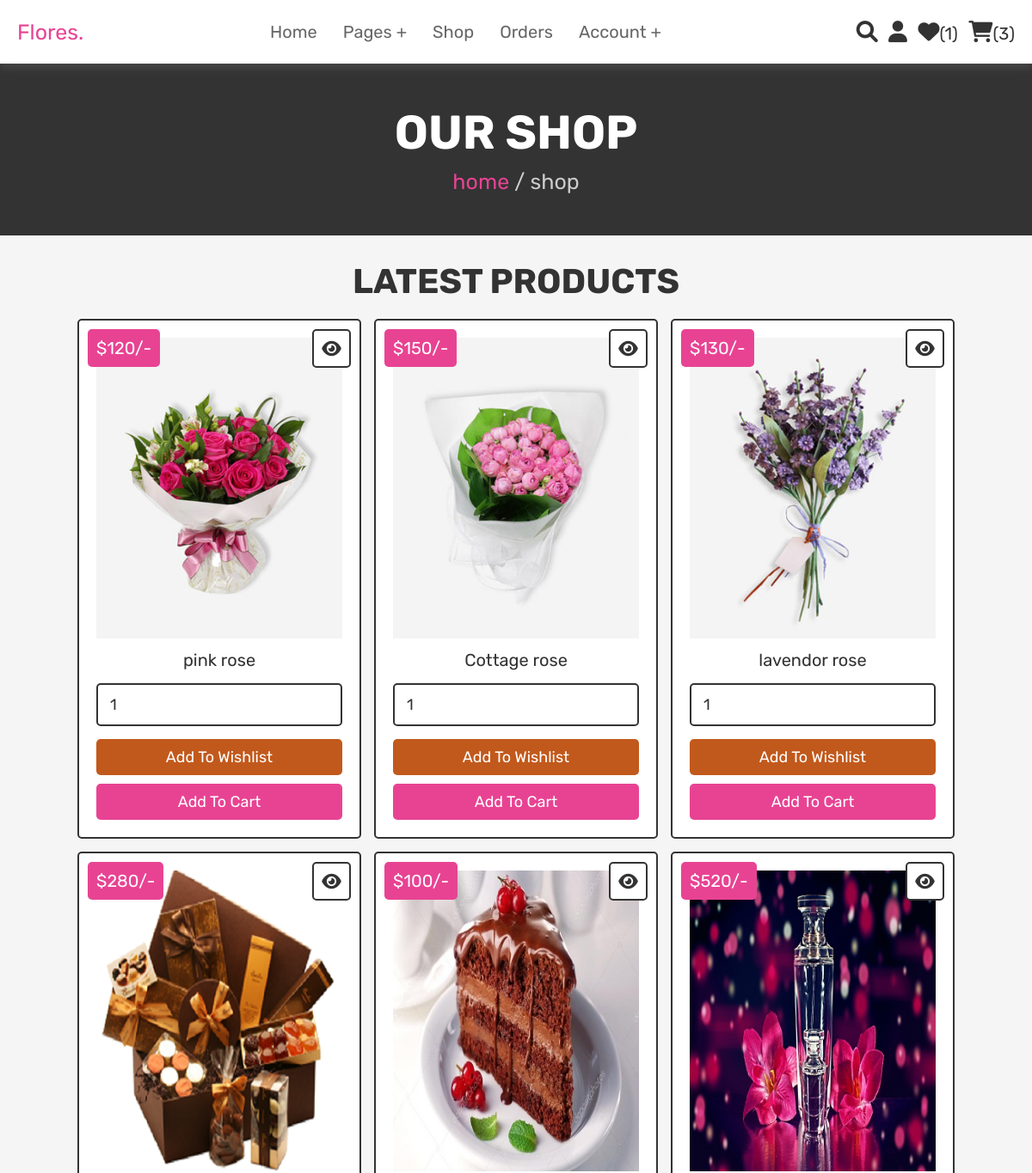
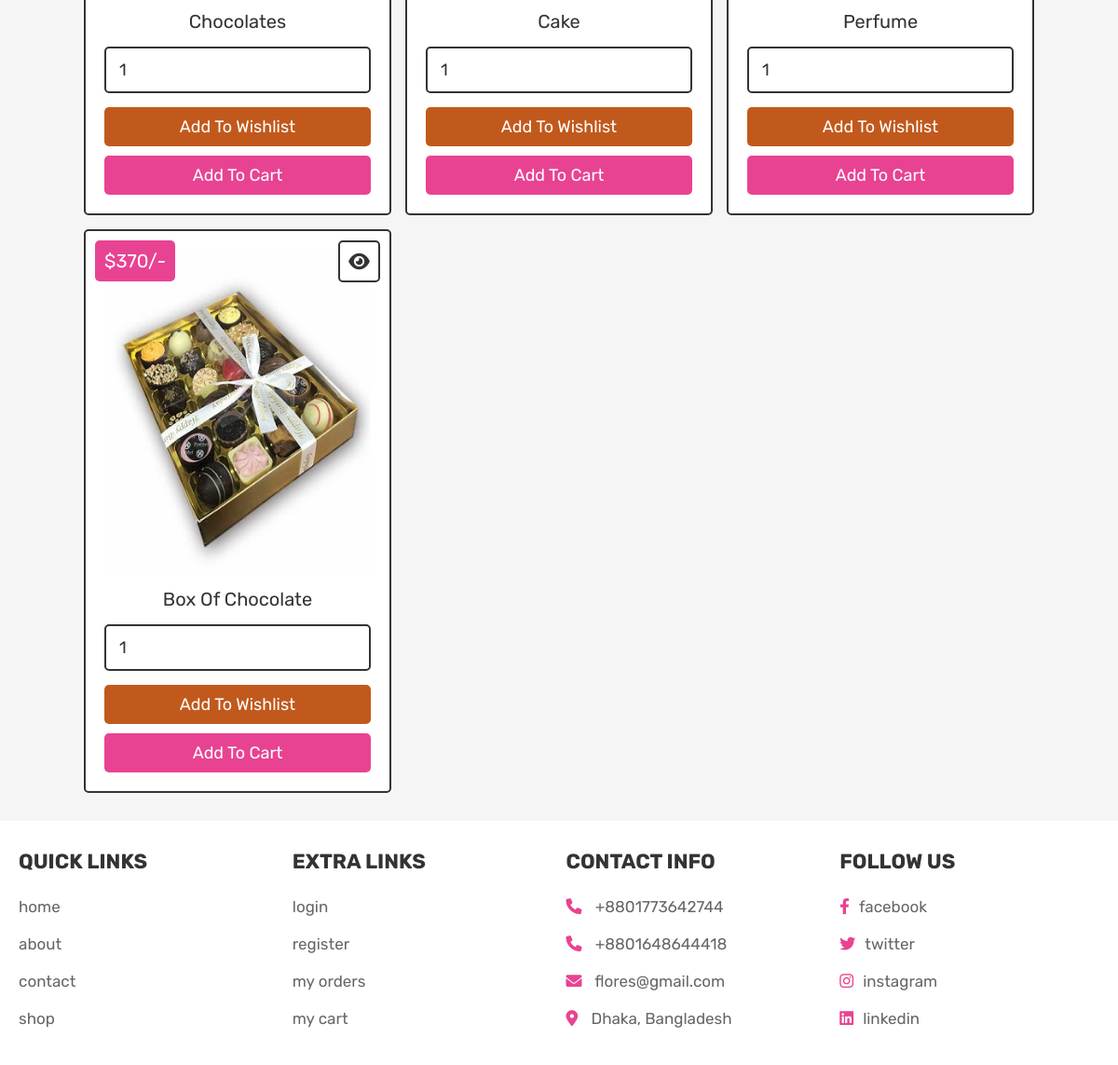
Page /shop.php (signed in) on the committed database (2 pictures, top to bottom).
### tables this page shows
CREATE TABLE `products` (
  `id` int(100) NOT NULL,
  `name` varchar(100) NOT NULL,
  `details` varchar(500) NOT NULL,
  `price` int(100) NOT NULL,
  `image` varchar(100) NOT NULL
);

### shop.php (the view, shortened to what this page needs)
<?php
@include 'config.php';
?>
<!DOCTYPE html>
<html lang="en">
<head>
   <link rel="stylesheet" href="https://cdnjs.cloudflare.com/ajax/libs/font-awesome/6.0.0/css/all.min.css">
   <link rel="stylesheet" href="css/style.css">
</head>
<body>
<?php @include 'header.php'; ?>
<section class="heading">
    <h3>our shop</h3>
    <p> <a href="home.php">home</a> / shop </p>
</section>
<section class="products">
   <h1 class="title">latest products</h1>
   <div class="box-container">
      <?php
         $select_products = mysqli_query($conn, "SELECT * FROM `products`") or die('query failed');
         if(mysqli_num_rows($select_products) > 0){
            while($fetch_products = mysqli_fetch_assoc($select_products)){
      ?>
      <form action="" method="POST" class="box">
         <a href="view_page.php?pid=<?php echo $fetch_products['id']; ?>" class="fas fa-eye"></a>
         <div class="price">$<?php echo $fetch_products['price']; ?>/-</div>
         <img src="uploaded_img/<?php echo $fetch_products['image']; ?>" alt="" class="image">
         <div class="name"><?php echo $fetch_products['name']; ?></div>
         <input type="number" name="product_quantity" value="1" min="0" class="qty">
         <input type="submit" value="add to wishlist" name="add_to_wishlist" class="option-btn">
         <input type="submit" value="add to cart" name="add_to_cart" class="btn">
      </form>
      <?php
         }
      }else{
         echo '<p class="empty">no products added yet!</p>';
      }
      ?>
   </div>
</section>
<?php @include 'footer.php'; ?>
</body>
</html>

### css/style.css (style rules this page uses)
:root { --pink: #e84393; --red: #c0392b; --orange: #c2591c; --black: #333; --white: #fff; --light-color: #666; --light-white: #ccc; --light-bg: #f5f5f5; --border: 0.2rem solid var(--black); --box-shadow: 0 0.5rem 1rem rgba(255, 255, 255, 0.1); }
* { font-family: "Rubik", sans-serif; margin: 0; padding: 0; box-sizing: border-box; outline: none; border: none; text-decoration: none; transition: all 0.2s linear; }
html { font-size: 62.5%; overflow-x: hidden; scroll-behavior: smooth; scroll-padding-top: 6.5rem; }
body { background: var(--light-bg); }
section { padding: 3rem 2rem; }
.btn, .delete-btn, .option-btn { display: inline-block; border-radius: 0.5rem; margin-top: 1rem; font-size: 1.8rem; color: var(--white); cursor: pointer; padding: 1rem 3rem; text-transform: capitalize; }
.btn { background-color: var(--pink); }
.option-btn { background-color: var(--orange); }
.heading { display: flex; flex-flow: column; align-items: center; justify-content: center; gap: 1rem; background-color: var(--black); text-align: center; min-height: 25vh; }
.heading h3 { font-size: 5.5rem; color: var(--white); text-transform: uppercase; }
.heading p { font-size: 2.5rem; color: var(--light-white); }
.heading p a { color: var(--pink); }
.title { text-align: center; margin-bottom: 2rem; color: var(--black); text-transform: uppercase; font-size: 4rem; }
.products .box-container { max-width: 1200px; margin: 0 auto; display: grid; grid-template-columns: repeat(auto-fit, 33rem); gap: 1.5rem; align-items: flex-start; justify-content: center; }
.products .box-container .box { background-color: var(--white); border: var(--border); box-shadow: var(--box-shadow); border-radius: 0.5rem; padding: 2rem; text-align: center; position: relative; }
.products .box-container .box .image { height: 35rem; width: 100%; object-fit: cover; }
.products .box-container .box .fa-eye, .products .box-container .box .price { position: absolute; top: 1rem; border-radius: 0.5rem; }
.products .box-container .box .price { font-size: 2rem; padding: 1rem; background-color: var(--pink); color: var(--white); left: 1rem; }
.products .box-container .box .fa-eye { right: 1rem; height: 4.5rem; width: 4.5rem; line-height: 4.2rem; font-size: 2rem; background-color: var(--white); color: var(--black); border: var(--border); }
.products .box-container .box .name { margin: 1rem; font-size: 2rem; color: var(--black); }
.products .box-container .box .qty { width: 100%; padding: 1.2rem 1.4rem; font-size: 1.8rem; color: var(--black); border: var(--border); border-radius: 0.5rem; margin: 0.5rem 0; }
.products .box-container .box .btn, .products .box-container .box .option-btn { width: 100%; }

### rows in the picture
products: price "120", image (picture), name "pink rose"
products: price "150", image (picture), name "Cottage rose"
products: price "130", image (picture), name "lavendor rose"
products: price "280", image (picture), name "Chocolates"
products: price "100", image (picture), name "Cake"
products: price "520", image (picture), name "Perfume"
products: price "370", image (picture), name "Box Of Chocolate"

### other values in the picture
$wishlist_num_rows "1"
$cart_num_rows "3"
